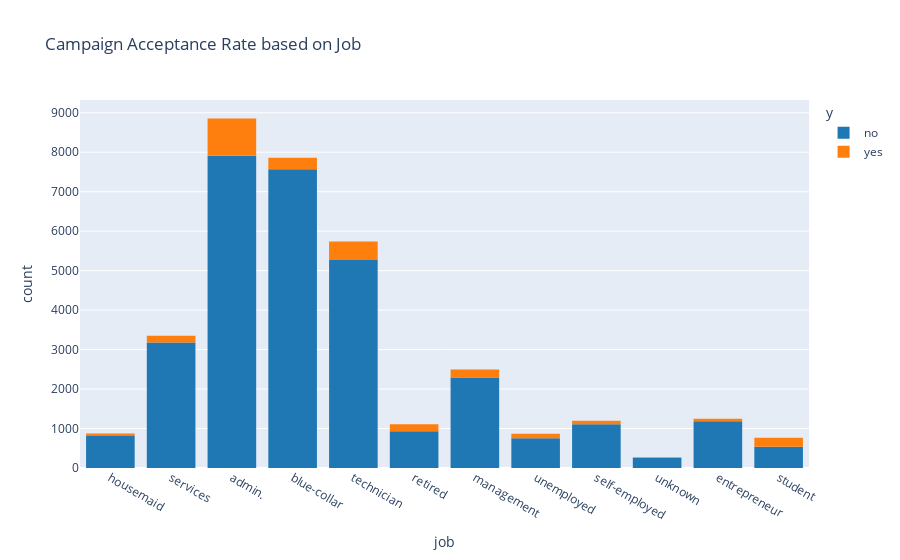

This figure's notebook cell:
### Code cell
px.histogram(df_cleaned, x='job', color='y', title='Campaign Acceptance Rate based on Job',color_discrete_sequence=px.colors.qualitative.D3)

### Figure 1 — Plotly figure (JSON) as saved in the notebook; plotly's stock layout.template omitted (floating-point values rounded to 4 significant figures; data arrays with more than 128 entries replaced by an {"elided": "..."} marker saying what was removed)
{"data": [{"alignmentgroup": "True", "bingroup": "x", "hovertemplate": "y=no<br>job=%{x}<br>count=%{y}<extra></extra>", "legendgroup": "no", "marker": {"color": "#1F77B4"}, "name": "no", "offsetgroup": "no", "orientation": "v", "showlegend": true, "type": "histogram", "x": {"elided": "31799 str values"}, "xaxis": "x", "yaxis": "y"}, {"alignmentgroup": "True", "bingroup": "x", "hovertemplate": "y=yes<br>job=%{x}<br>count=%{y}<extra></extra>", "legendgroup": "yes", "marker": {"color": "#FF7F0E"}, "name": "yes", "offsetgroup": "yes", "orientation": "v", "showlegend": true, "type": "histogram", "x": {"elided": "2835 str values"}, "xaxis": "x", "yaxis": "y"}], "layout": {"barmode": "relative", "legend": {"title": {"text": "y"}, "tracegroupgap": 0}, "title": {"text": "Campaign Acceptance Rate based on Job"}, "xaxis": {"anchor": "y", "domain": [0, 1], "title": {"text": "job"}}, "yaxis": {"anchor": "x", "domain": [0, 1], "title": {"text": "count"}}}}
